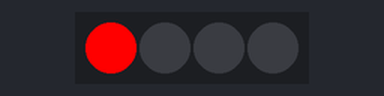
Simulated run of this sketch. Board: Arduino Uno, built with avr-gcc and run on an emulated ATmega328P. Parts: 4 RGB LEDs in strip order, left to right. Dim RGB values are drawn brighter than linear; what the sketch prints to the serial monitor is not drawn.

Above: at 0.2 s.
At 1.7 s:
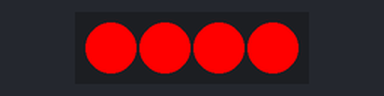
At 4.2 s:
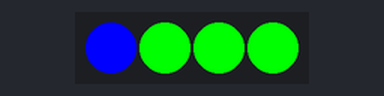
At 6.2 s:
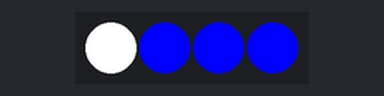
At 9.67 s:
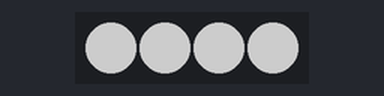
At 13.4 s:
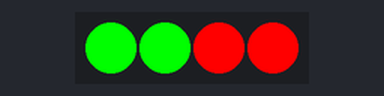
Timing chart, 0 to 13.9 s (numbered marks = the images above):
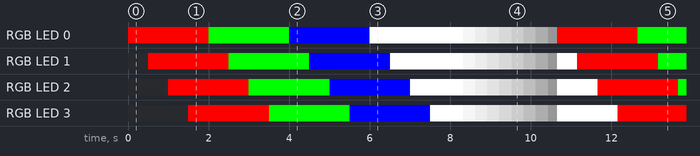

The sketch:

hl_mini_rgb_led_check.ino
```cpp
// (licence header left out)
// Подключение библиотеки адресных светодиодов
#include <Adafruit_NeoPixel.h>

// Вывод с подключенными адресными светодиодами
const int PIXELS_PIN = 11;
// Количество адресных светодиодов
const int PIXELS_NUM = 4;

// Создание объекта для адресных светодиодов
Adafruit_NeoPixel Pixels(PIXELS_NUM, PIXELS_PIN, NEO_GRB + NEO_KHZ800);

void setup() {
  // Настройка скорости отладочного порта
  Serial.begin(9600);
  // Инициализация объекта адресных светодиодов
  Pixels.begin();
  // Выключение всех адресных светодиодов
  Pixels.clear();
}

void loop() {
  // Настройка яркости всех адресных светодиодов на максимум
  Pixels.setBrightness(255);
  Serial.print("Color ");
  Serial.print("R ");
  for (int i = 0; i < PIXELS_NUM; i++) {
    Serial.print(i);
    Serial.print(", ");
    Pixels.setPixelColor(i, Pixels.Color(255, 0, 0)); // Красный
    Pixels.show();
    delay(500);
  }
  Serial.print("G ");
  for (int i = 0; i < PIXELS_NUM; i++) {
    Serial.print(i);
    Serial.print(", ");
    Pixels.setPixelColor(i, Pixels.Color(0, 255, 0)); // Зеленый
    Pixels.show();
    delay(500);
  }
  Serial.print("B ");
  for (int i = 0; i < PIXELS_NUM; i++) {
    Serial.print(i);
    Serial.print(", ");
    Pixels.setPixelColor(i, Pixels.Color(0, 0, 255)); // Синий
    Pixels.show();
    delay(500);
  }
  Serial.print("All ");
  for (int i = 0; i < PIXELS_NUM; i++) {
    Serial.print(i);
    Serial.print(", ");
    Pixels.setPixelColor(i, Pixels.Color(255, 255, 255)); // Все
    Pixels.show();
    delay(500);
  }
  Serial.println("");

  Serial.print("Brightness ");
  for (int i = 255; i > 0; i--) { // Понижение яркости
    Pixels.setBrightness(i);
    Pixels.show();
    delay(10);
  }
  Serial.println("");
}
```
